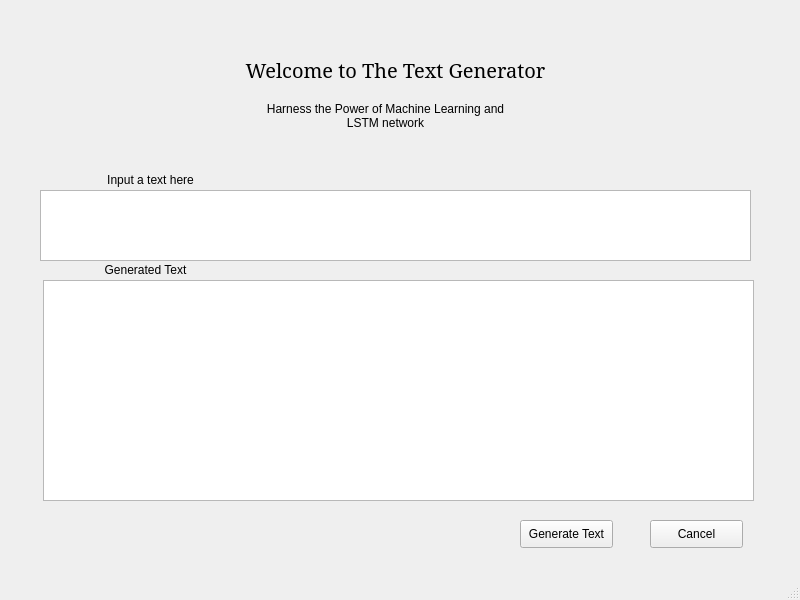
<?xml version="1.0" encoding="UTF-8"?>
<ui version="4.0">
 <class>TextGen</class>
 <widget class="QMainWindow" name="TextGen">
  <property name="geometry">
   <rect>
    <x>0</x>
    <y>0</y>
    <width>800</width>
    <height>600</height>
   </rect>
  </property>
  <property name="windowTitle">
   <string>Text Gen</string>
  </property>
  <widget class="QWidget" name="centralwidget">
   <widget class="QTextEdit" name="textEdit">
    <property name="geometry">
     <rect>
      <x>43</x>
      <y>280</y>
      <width>711</width>
      <height>221</height>
     </rect>
    </property>
   </widget>
   <widget class="QPushButton" name="pushButton">
    <property name="geometry">
     <rect>
      <x>520</x>
      <y>520</y>
      <width>93</width>
      <height>28</height>
     </rect>
    </property>
    <property name="text">
     <string>Generate Text</string>
    </property>
   </widget>
   <widget class="QLabel" name="label">
    <property name="geometry">
     <rect>
      <x>150</x>
      <y>40</y>
      <width>491</width>
      <height>61</height>
     </rect>
    </property>
    <property name="font">
     <font>
      <family>SimSun</family>
      <pointsize>15</pointsize>
     </font>
    </property>
    <property name="lineWidth">
     <number>10</number>
    </property>
    <property name="midLineWidth">
     <number>10</number>
    </property>
    <property name="text">
     <string>Welcome to The Text Generator</string>
    </property>
    <property name="textFormat">
     <enum>Qt::RichText</enum>
    </property>
    <property name="scaledContents">
     <bool>false</bool>
    </property>
    <property name="alignment">
     <set>Qt::AlignCenter</set>
    </property>
    <property name="wordWrap">
     <bool>false</bool>
    </property>
    <property name="margin">
     <number>0</number>
    </property>
    <property name="textInteractionFlags">
     <set>Qt::NoTextInteraction</set>
    </property>
   </widget>
   <widget class="QLabel" name="label_2">
    <property name="geometry">
     <rect>
      <x>250</x>
      <y>80</y>
      <width>271</width>
      <height>71</height>
     </rect>
    </property>
    <property name="text">
     <string>Harness the Power of Machine Learning and LSTM network</string>
    </property>
    <property name="alignment">
     <set>Qt::AlignCenter</set>
    </property>
    <property name="wordWrap">
     <bool>true</bool>
    </property>
   </widget>
   <widget class="QTextEdit" name="textEdit_2">
    <property name="geometry">
     <rect>
      <x>40</x>
      <y>190</y>
      <width>711</width>
      <height>71</height>
     </rect>
    </property>
   </widget>
   <widget class="QLabel" name="label_3">
    <property name="geometry">
     <rect>
      <x>40</x>
      <y>172</y>
      <width>221</width>
      <height>16</height>
     </rect>
    </property>
    <property name="text">
     <string>Input a text here</string>
    </property>
    <property name="alignment">
     <set>Qt::AlignCenter</set>
    </property>
   </widget>
   <widget class="QLabel" name="label_4">
    <property name="geometry">
     <rect>
      <x>40</x>
      <y>262</y>
      <width>211</width>
      <height>16</height>
     </rect>
    </property>
    <property name="text">
     <string>Generated Text</string>
    </property>
    <property name="alignment">
     <set>Qt::AlignCenter</set>
    </property>
   </widget>
   <widget class="QPushButton" name="pushButton_2">
    <property name="geometry">
     <rect>
      <x>650</x>
      <y>520</y>
      <width>93</width>
      <height>28</height>
     </rect>
    </property>
    <property name="text">
     <string>Cancel</string>
    </property>
   </widget>
  </widget>
  <widget class="QStatusBar" name="statusbar"/>
 </widget>
 <resources/>
 <connections/>
</ui>
